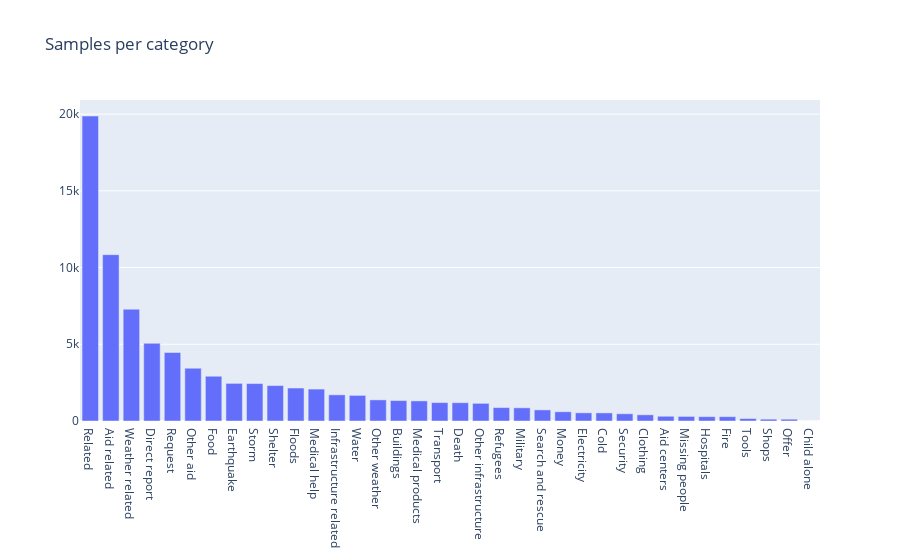

Notebook cell for this chart:
### Code cell
values = y.sum().sort_values(ascending=False)
labels = values.index.str.replace('_', ' ').str.capitalize()

go.Figure([
    go.Bar(x=labels, y=values)
], layout={'title': 'Samples per category'})

### Figure 1 — Plotly figure (JSON) as saved in the notebook; plotly's stock layout.template omitted (floating-point values rounded to 4 significant figures)
{"data": [{"type": "bar", "x": ["Related", "Aid related", "Weather related", "Direct report", "Request", "Other aid", "Food", "Earthquake", "Storm", "Shelter", "Floods", "Medical help", "Infrastructure related", "Water", "Other weather", "Buildings", "Medical products", "Transport", "Death", "Other infrastructure", "Refugees", "Military", "Search and rescue", "Money", "Electricity", "Cold", "Security", "Clothing", "Aid centers", "Missing people", "Hospitals", "Fire", "Tools", "Shops", "Offer", "Child alone"], "y": [19874, 10840, 7286, 5063, 4464, 3441, 2917, 2452, 2440, 2308, 2149, 2080, 1705, 1669, 1376, 1331, 1310, 1199, 1192, 1151, 874, 859, 724, 603, 532, 528, 471, 404, 309, 298, 283, 282, 159, 120, 117, 0]}], "layout": {"title": {"text": "Samples per category"}}}
